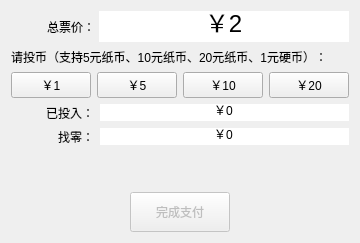
               <widget class="QWidget" name="page_Cash">
                <layout class="QVBoxLayout" name="verticalLayout_5">
                 <item>
                  <layout class="QHBoxLayout" name="horizontalLayout_TotalPrice_Cash" stretch="1,3">
                   <property name="spacing">
                    <number>4</number>
                   </property>
                   <item>
                    <widget class="QLabel" name="label_TotalPrice_Cash">
                     <property name="text">
                      <string>总票价：</string>
                     </property>
                     <property name="alignment">
                      <set>Qt::AlignRight|Qt::AlignTrailing|Qt::AlignVCenter</set>
                     </property>
                    </widget>
                   </item>
                   <item>
                    <widget class="QSpinBox" name="spinBox_TotalPrice_Cash">
                     <property name="font">
                      <font>
                       <pointsize>18</pointsize>
                      </font>
                     </property>
                     <property name="wrapping">
                      <bool>false</bool>
                     </property>
                     <property name="frame">
                      <bool>false</bool>
                     </property>
                     <property name="alignment">
                      <set>Qt::AlignCenter</set>
                     </property>
                     <property name="readOnly">
                      <bool>true</bool>
                     </property>
                     <property name="buttonSymbols">
                      <enum>QAbstractSpinBox::NoButtons</enum>
                     </property>
                     <property name="accelerated">
                      <bool>false</bool>
                     </property>
                     <property name="prefix">
                      <string>￥</string>
                     </property>
                     <property name="minimum">
                      <number>2</number>
                     </property>
                     <property name="maximum">
                      <number>300</number>
                     </property>
                    </widget>
                   </item>
                  </layout>
                 </item>
                 <item>
                  <widget class="QLabel" name="label_InsertCash">
                   <property name="text">
                    <string>请投币（支持5元纸币、10元纸币、20元纸币、1元硬币）：</string>
                   </property>
                  </widget>
                 </item>
                 <item>
                  <layout class="QHBoxLayout" name="horizontalLayout_InsertCash">
                   <item>
                    <widget class="QPushButton" name="btn_01yuan">
                     <property name="text">
                      <string>￥1</string>
                     </property>
                    </widget>
                   </item>
                   <item>
                    <widget class="QPushButton" name="btn_05yuan">
                     <property name="text">
                      <string>￥5</string>
                     </property>
                    </widget>
                   </item>
                   <item>
                    <widget class="QPushButton" name="btn_10yuan">
                     <property name="text">
                      <string>￥10</string>
                     </property>
                    </widget>
                   </item>
                   <item>
                    <widget class="QPushButton" name="btn_20yuan">
                     <property name="text">
                      <string>￥20</string>
                     </property>
                    </widget>
                   </item>
                  </layout>
                 </item>
                 <item>
                  <layout class="QHBoxLayout" name="horizontalLayout_CashInserted" stretch="1,3">
                   <item>
                    <widget class="QLabel" name="label_CashInserted">
                     <property name="text">
                      <string>已投入：</string>
                     </property>
                     <property name="alignment">
                      <set>Qt::AlignRight|Qt::AlignTrailing|Qt::AlignVCenter</set>
                     </property>
                    </widget>
                   </item>
                   <item>
                    <widget class="QSpinBox" name="spinBox_CashInserted">
                     <property name="wrapping">
                      <bool>false</bool>
                     </property>
                     <property name="frame">
                      <bool>false</bool>
                     </property>
                     <property name="alignment">
                      <set>Qt::AlignCenter</set>
                     </property>
                     <property name="readOnly">
                      <bool>true</bool>
                     </property>
                     <property name="buttonSymbols">
                      <enum>QAbstractSpinBox::NoButtons</enum>
                     </property>
                     <property name="accelerated">
                      <bool>false</bool>
                     </property>
                     <property name="prefix">
                      <string>￥</string>
                     </property>
                     <property name="minimum">
                      <number>0</number>
                     </property>
                     <property name="maximum">
                      <number>300</number>
                     </property>
                     <property name="value">
                      <number>0</number>
                     </property>
                    </widget>
                   </item>
                  </layout>
                 </item>
                 <item>
                  <layout class="QHBoxLayout" name="horizontalLayout_Change" stretch="1,3">
                   <item>
                    <widget class="QLabel" name="label_Change">
                     <property name="text">
                      <string>找零：</string>
                     </property>
                     <property name="alignment">
                      <set>Qt::AlignRight|Qt::AlignTrailing|Qt::AlignVCenter</set>
                     </property>
                    </widget>
                   </item>
                   <item>
                    <widget class="QSpinBox" name="spinBox_Change">
                     <property name="wrapping">
                      <bool>false</bool>
                     </property>
                     <property name="frame">
                      <bool>false</bool>
                     </property>
                     <property name="alignment">
                      <set>Qt::AlignCenter</set>
                     </property>
                     <property name="readOnly">
                      <bool>true</bool>
                     </property>
                     <property name="buttonSymbols">
                      <enum>QAbstractSpinBox::NoButtons</enum>
                     </property>
                     <property name="accelerated">
                      <bool>false</bool>
                     </property>
                     <property name="prefix">
                      <string>￥</string>
                     </property>
                     <property name="minimum">
                      <number>0</number>
                     </property>
                     <property name="maximum">
                      <number>300</number>
                     </property>
                     <property name="value">
                      <number>0</number>
                     </property>
                    </widget>
                   </item>
                  </layout>
                 </item>
                 <item>
                  <spacer name="verticalSpacer_3">
                   <property name="orientation">
                    <enum>Qt::Vertical</enum>
                   </property>
                   <property name="sizeHint" stdset="0">
                    <size>
                     <width>20</width>
                     <height>40</height>
                    </size>
                   </property>
                  </spacer>
                 </item>
                 <item>
                  <layout class="QHBoxLayout" name="horizontalLayout_FinishPay_Cash">
                   <item>
                    <spacer name="horizontalSpacer">
                     <property name="orientation">
                      <enum>Qt::Horizontal</enum>
                     </property>
                     <property name="sizeHint" stdset="0">
                      <size>
                       <width>40</width>
                       <height>20</height>
                      </size>
                     </property>
                    </spacer>
                   </item>
                   <item>
                    <widget class="QPushButton" name="btn_FinishPay_Cash">
                     <property name="enabled">
                      <bool>false</bool>
                     </property>
                     <property name="minimumSize">
                      <size>
                       <width>100</width>
                       <height>40</height>
                      </size>
                     </property>
                     <property name="maximumSize">
                      <size>
                       <width>115</width>
                       <height>16777215</height>
                      </size>
                     </property>
                     <property name="layoutDirection">
                      <enum>Qt::RightToLeft</enum>
                     </property>
                     <property name="text">
                      <string>完成支付</string>
                     </property>
                    </widget>
                   </item>
                   <item>
                    <spacer name="horizontalSpacer_4">
                     <property name="orientation">
                      <enum>Qt::Horizontal</enum>
                     </property>
                     <property name="sizeHint" stdset="0">
                      <size>
                       <width>37</width>
                       <height>17</height>
                      </size>
                     </property>
                    </spacer>
                   </item>
                  </layout>
                 </item>
                </layout>
               </widget>
